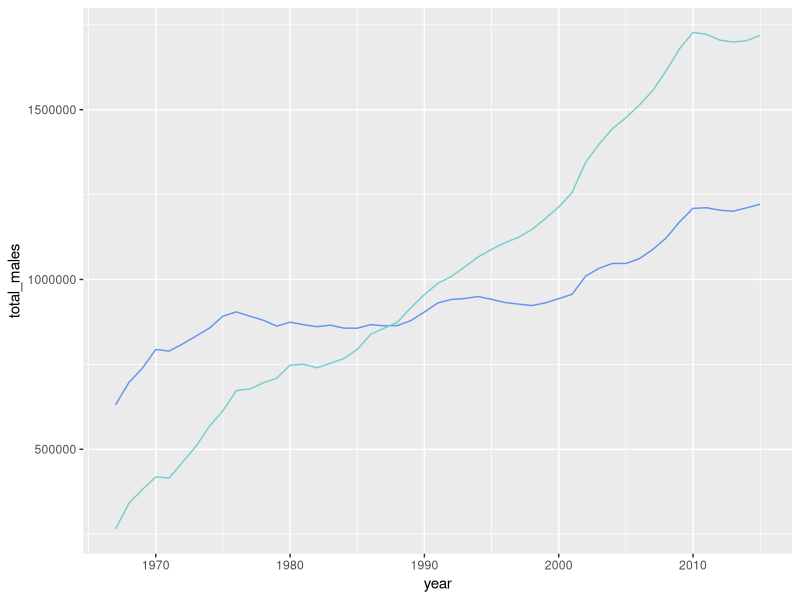

The R source for this figure:
## ---- chunk 1
knitr::opts_chunk$set(echo = TRUE)
## ---- chunk 2
#Load packages

library(tidyverse)

#Load data

enroll <- read_csv("grad enrollment edited.csv")

## ---- chunk 3
#Visualize the trends in the raw data

enroll_graph <- ggplot(enroll, aes(x = year)) +
  geom_line(aes(y = total_males), color = "cornflowerblue") +
  geom_line(aes(y = total_females), color = "darkslategray3")
  
enroll_graph  
  
  
  
